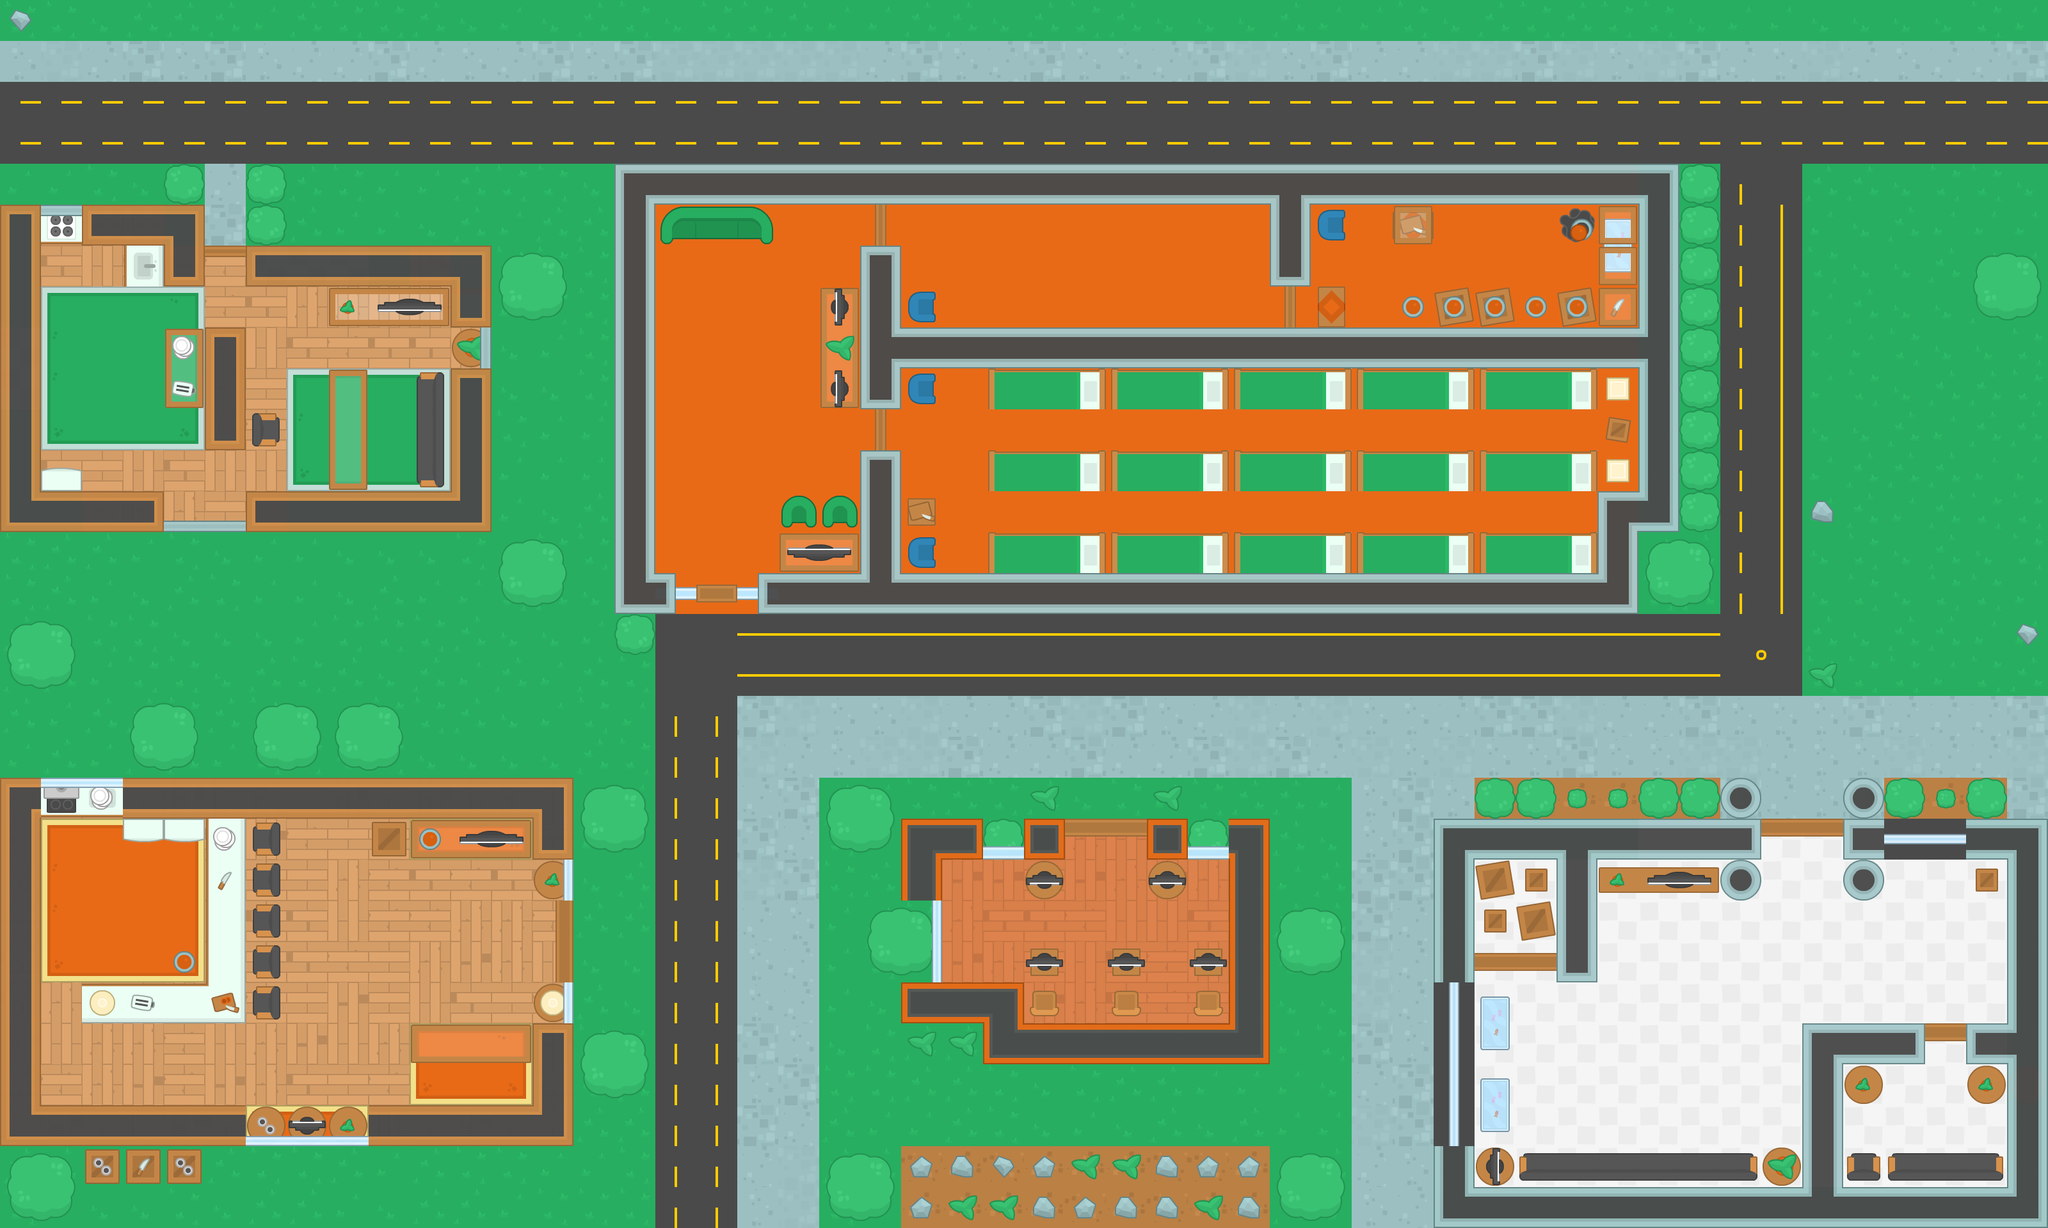

A 2D game scene composited from a Tiled map and its tileset images. What follows is a short description and the map's XML, with each tile layer's data collapsed to a summary:
An orthogonal 50x30 tile map with 64x64 px tiles, 10 tile layers (GROUND, SIDEWALK, ROAD, TREES_AND_ROCKS, ...) and 185 objects (134x Wall, 32x Zombie, 18x health, Player).

<map version="1.5" tiledversion="1.6.0" orientation="orthogonal" renderorder="right-down" width="50" height="30" tilewidth="64" tileheight="64" infinite="0" nextlayerid="14" nextobjectid="206">
 <tileset firstgid="1" source="kenny_topdown_shooter_pack.tsx" />
 <layer id="1" name="GROUND" width="50" height="30">
  <data>[1500 cells, 1500 non-empty, 6 distinct tile ids]</data>
 </layer>
 <layer id="12" name="SIDEWALK" width="50" height="30">
  <data>[1500 cells, 167 non-empty, 4 distinct tile ids]</data>
 </layer>
 <layer id="11" name="ROAD" width="50" height="30">
  <data>[1500 cells, 154 non-empty, 9 distinct tile ids]</data>
 </layer>
 <layer id="9" name="TREES_AND_ROCKS" width="50" height="30">
  <data>[1500 cells, 113 non-empty, 10 distinct tile ids]</data>
 </layer>
 <layer id="3" name="FLOORS" width="50" height="30">
  <data>[1500 cells, 615 non-empty, 17 distinct tile ids]</data>
 </layer>
 <layer id="6" name="CARPET" width="50" height="30">
  <data>[1500 cells, 58 non-empty, 22 distinct tile ids]</data>
 </layer>
 <layer id="4" name="FURNITURE" width="50" height="30">
  <data>[1500 cells, 188 non-empty, 30 distinct tile ids]</data>
 </layer>
 <layer id="8" name="MISC" width="50" height="30">
  <data>[1500 cells, 68 non-empty, 24 distinct tile ids]</data>
 </layer>
 <layer id="10" name="DOORS" width="50" height="30">
  <data>[1500 cells, 11 non-empty, 4 distinct tile ids]</data>
 </layer>
 <layer id="2" name="WALLS" width="50" height="30" opacity="0.97">
  <data>[1500 cells, 267 non-empty, 46 distinct tile ids]</data>
 </layer>
 <objectgroup id="13" name="OBSTACLES">
  <object id="2" name="Wall" x="960" y="896" width="128" height="64" />
  <object id="3" name="Player" x="198.061" y="70.0606" width="48.8485" height="48.8485" />
  <object id="4" name="Wall" x="1984" y="256" width="64" height="192" />
  <object id="5" name="Wall" x="960" y="256" width="1024" height="64" />
  <object id="6" name="Wall" x="960" y="320" width="51.5152" height="576" />
  <object id="7" name="Wall" x="2048" y="256" width="512" height="64" />
  <object id="8" name="Wall" x="1408" y="896" width="1088" height="64" />
  <object id="9" name="Wall" x="2496" y="768" width="64" height="192" />
  <object id="10" name="Wall" x="1344" y="704" width="64" height="256" />
  <object id="11" name="Wall" x="1152" y="896" width="192" height="64" />
  <object id="12" name="Wall" x="1408" y="512" width="1152" height="64" />
  <object id="13" name="Wall" x="2560" y="256" width="64" height="576" />
  <object id="14" name="Wall" x="1344" y="384" width="64" height="256" />
  <object id="15" name="Wall" x="2240" y="1280" width="64" height="576" />
  <object id="16" name="Wall" x="2304" y="1280" width="128" height="64" />
  <object id="17" name="Wall" x="2432" y="1280" width="64" height="256" />
  <object id="18" name="Wall" x="2496" y="1280" width="256" height="64" />
  <object id="19" name="Wall" x="2240" y="1856" width="576" height="64" />
  <object id="20" name="Wall" x="2816" y="1664" width="64" height="256" />
  <object id="21" name="Wall" x="2816" y="1600" width="192" height="64" />
  <object id="22" name="Wall" x="3072" y="1600" width="128" height="64" />
  <object id="23" name="Wall" x="3136" y="1344" width="64" height="256" />
  <object id="24" name="Wall" x="3136" y="1344" width="64" />
  <object id="25" name="Wall" x="2880" y="1280" width="320" height="64" />
  <object id="26" name="Wall" x="3136" y="1664" width="64" height="192" />
  <object id="27" name="Wall" x="2880" y="1856" width="320" height="64" />
  <object id="28" name="Wall" x="832" y="1536" width="64" height="192" />
  <object id="29" name="Wall" x="832" y="1280" width="64" height="128" />
  <object id="30" name="Wall" x="64" y="1216" width="832" height="64" />
  <object id="31" name="Wall" x="0" y="1216" width="64" height="576" />
  <object id="32" name="Wall" x="64" y="1728" width="832" height="64" />
  <object id="33" name="Wall" x="0" y="320" width="64" height="512" />
  <object id="34" name="Wall" x="256" y="320" width="64" height="128" />
  <object id="35" name="Wall" x="64" y="320" width="192" height="64" />
  <object id="36" name="Wall" x="320" y="512" width="64" height="192" />
  <object id="37" name="Wall" x="64" y="768" width="704" height="64" />
  <object id="38" name="Wall" x="704" y="384" width="64" height="384" />
  <object id="39" name="Wall" x="384" y="384" width="320" height="64" />
  <object id="40" name="Wall" x="1408" y="1280" width="64" height="128" />
  <object id="41" name="Wall" x="1472" y="1280" width="192" height="64" />
  <object id="42" name="Wall" x="1792" y="1280" width="192" height="64" />
  <object id="43" name="Wall" x="1920" y="1344" width="64" height="320" />
  <object id="44" name="Wall" x="1408" y="1536" width="192" height="64" />
  <object id="45" name="Wall" x="1536" y="1600" width="384" height="64" />
  <object id="55" name="Wall" x="1362.18" y="1420.12" width="94.6667" height="91.6364" />
  <object id="56" name="Wall" x="1304.24" y="1240.24" width="76.4848" height="79.5152" />
  <object id="57" name="Wall" x="2008.24" y="1426.18" width="76.4848" height="82.5455" />
  <object id="63" name="Wall" x="1856" y="1536" width="64" height="64" />
  <object id="65" name="Wall" x="384" y="640" width="64" height="64" />
  <object id="66" name="Wall" x="640" y="576" width="64" height="192" />
  <object id="67" name="Wall" x="1600" y="1536" width="64" height="64" />
  <object id="68" name="Wall" x="2368" y="1792" width="384" height="64" />
  <object id="69" name="Wall" x="2880" y="1792" width="64" height="64" />
  <object id="70" name="Wall" x="2944" y="1792" width="192" height="64" />
  <object id="71" name="Wall" x="1408" y="832" width="48.8485" height="64" />
  <object id="72" name="Wall" x="1408" y="576" width="48.8485" height="64" />
  <object id="73" name="Wall" x="1408" y="448" width="54.9091" height="64" />
  <object id="74" name="Wall" x="2048" y="329.091" width="48.8485" height="45.8182" />
  <object id="75" name="Wall" x="1536" y="576" width="192" height="64" />
  <object id="76" name="Wall" x="1536" y="704" width="192" height="64" />
  <object id="77" name="Wall" x="1536" y="832" width="192" height="64" />
  <object id="78" name="Wall" x="1728" y="576" width="192" height="64" />
  <object id="79" name="Wall" x="1728" y="704" width="192" height="64" />
  <object id="80" name="Wall" x="1728" y="832" width="192" height="64" />
  <object id="81" name="Wall" x="1920" y="832" width="192" height="64" />
  <object id="82" name="Wall" x="1920" y="704" width="192" height="64" />
  <object id="83" name="Wall" x="1920" y="576" width="192" height="64" />
  <object id="84" name="Wall" x="2112" y="576" width="192" height="64" />
  <object id="85" name="Wall" x="2304" y="576" width="192" height="64" />
  <object id="86" name="Wall" x="2304" y="704" width="192" height="64" />
  <object id="87" name="Wall" x="2112" y="704" width="192" height="64" />
  <object id="88" name="Wall" x="2304" y="832" width="192" height="64" />
  <object id="89" name="Wall" x="2112" y="832" width="192" height="64" />
  <object id="90" name="Wall" x="512" y="576" width="64" height="192" />
  <object id="91" name="Wall" x="256" y="512" width="64" height="128" />
  <object id="92" name="Wall" x="1280" y="448" width="64" height="192" />
  <object id="93" name="Wall" x="2176" y="320" width="64" height="64" />
  <object id="94" name="Wall" x="2496" y="320" width="64" height="192" />
  <object id="95" name="Wall" x="2496" y="1344" width="192" height="64" />
  <object id="96" name="Wall" x="2304" y="1792" width="64" height="64" />
  <object id="97" name="Wall" x="2752" y="1792" width="64" height="64" />
  <object id="98" name="Wall" x="2880" y="1664" width="64" height="64" />
  <object id="99" name="Wall" x="3072" y="1664" width="64" height="64" />
  <object id="100" name="Wall" x="2880" y="1216" width="64" height="64" />
  </objectgroup>
</map>
<!-- 101 of 185 objects omitted -->
